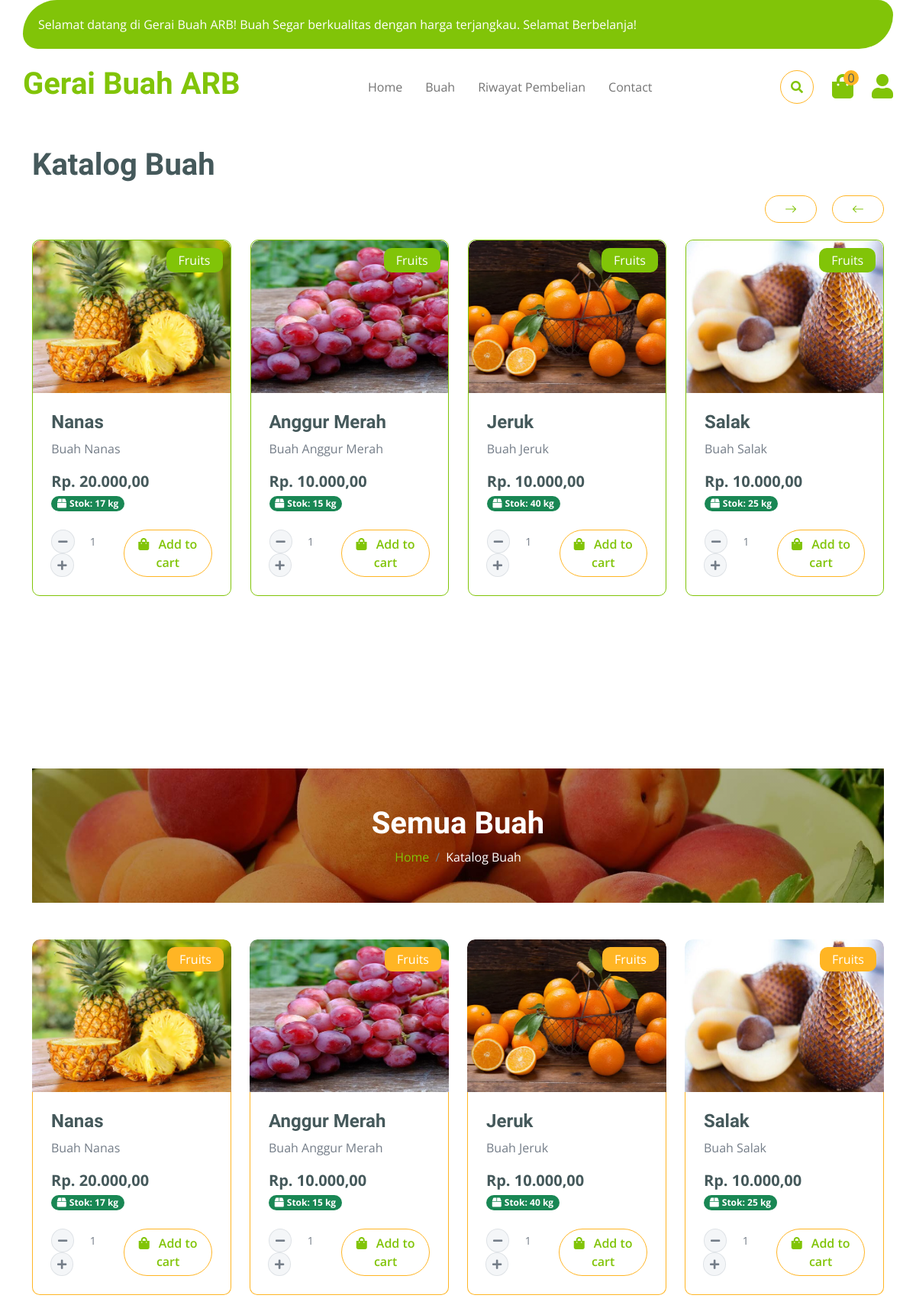
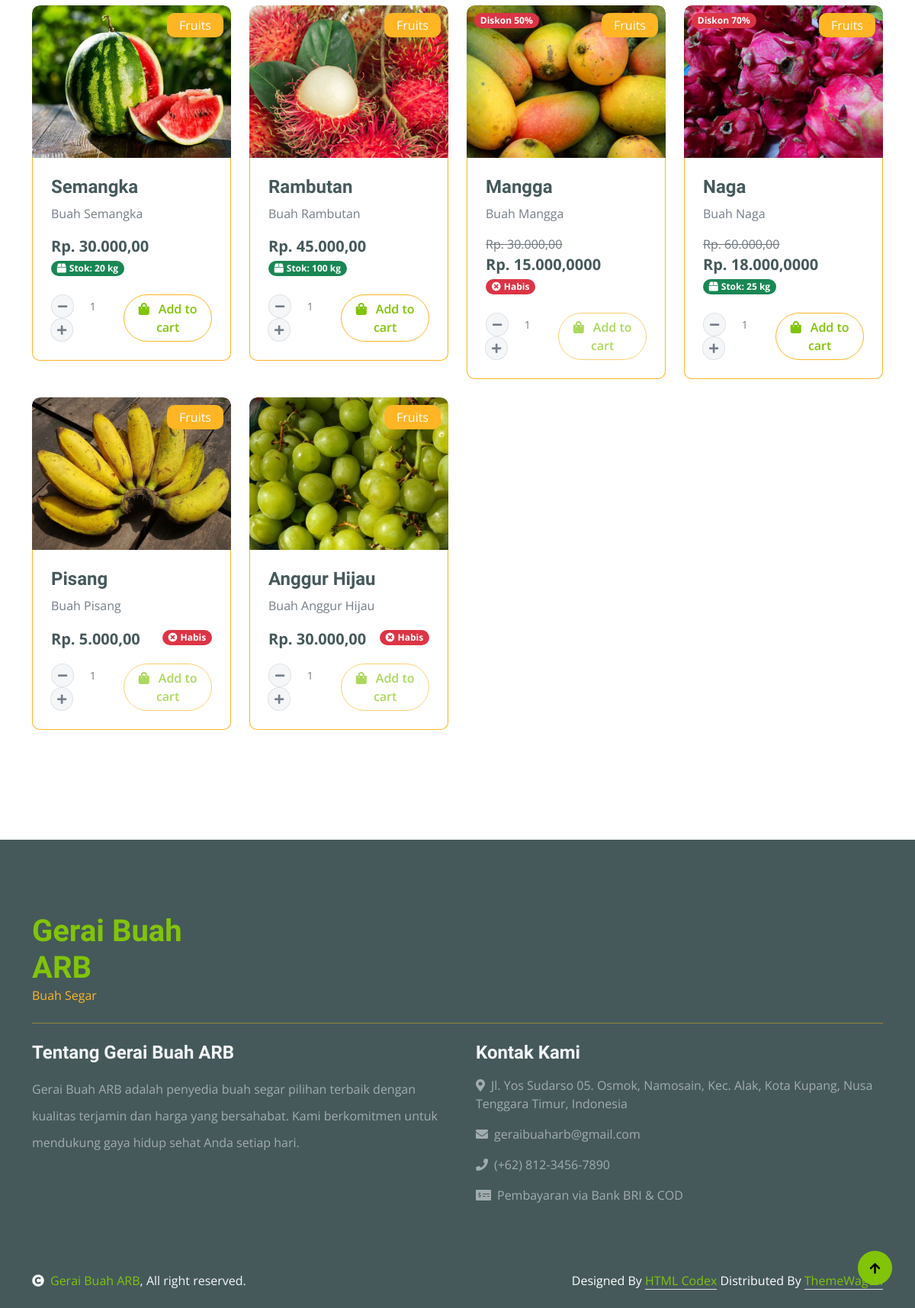
The app's page /shop/ with its own data (2 pictures, top to bottom).
### core/models.py (models this page shows, shortened)
class Buah(models.Model):
    idBuah = models.AutoField(primary_key=True)
    namaBuah = models.CharField(max_length=50)
    fotoBuah = models.ImageField(upload_to='buah_images/')
    hargaBuah = models.DecimalField(max_digits=8, decimal_places=2)  # dalam ribu rupiah
    deskripsiBuah = models.TextField()
    diskon = models.DecimalField(max_digits=3, decimal_places=2, default=0)  # dalam persen
    lamaKesegaraan = models.IntegerField()  # dalam hari max_length=2
    class Meta:
        verbose_name_plural = "Buah"
    @property
    def stokBuah(self):
        return sum(
            detailPengadaan.kuantitas for detailPengadaan in self.detail_pengadaan.filter(status=True)
        )

class DetailPengadaan(models.Model):
    idDetailPengadaan = models.AutoField(primary_key=True)
    idPengadaan = models.ForeignKey(Pengadaan, on_delete=models.CASCADE)
    idBuah = models.ForeignKey(Buah, on_delete=models.CASCADE, related_name="detail_pengadaan")
    kuantitas = models.IntegerField()  # max_length=4
    subHarga = models.DecimalField(max_digits=9, decimal_places=2)  # dalam ribu rupiah
    tanggalMasuk = models.DateField(auto_now_add=True)
    status = models.BooleanField(default='True')
    class Meta:
        verbose_name_plural = "Detail Pengadaan"

### core/views.py (the view)
# urls.py: path('shop/', views.buah, name='buah'),
def buah(request):
    query = request.GET.get('q', '').strip()
    if query:
        buah_list = Buah.objects.filter(namaBuah__icontains=query)
    else:
        buah_list = Buah.objects.all()
    for b in buah_list:
        if b.diskon:
            b.harga_setelah_diskon = b.hargaBuah - (b.hargaBuah * b.diskon)
            b.diskon_persen = int(b.diskon * 100)
        else:
            b.harga_setelah_diskon = b.hargaBuah
            b.diskon_persen = 0
    return render(request, 'core/buah.html', {'buah_list': buah_list, 'search_query': query})

### core/context_processors.py (called while the page is built, shortened)
def kesegaran_alert(request):
    kritis_buah = []
    peringatan_buah = []
    total_alerts = 0
    default_context = {
        'kritis_buah': kritis_buah,
        'peringatan_buah': peringatan_buah,
        'total_alerts': total_alerts,
    }
    if not request.user.is_authenticated or not request.user.is_staff:
        return default_context

### core/templates/core/buah.html (shortened to what this page needs)
{% extends "core/index.html" %}
{% load static %}
{% load humanize %}
{% block content %}
<div class="container-fluid fruite vesitable py-5">
  <div class="container py-5 mt-5">
    <h1 class="mb-4 mt-5">Katalog Buah</h1>
    <div class="owl-carousel vegetable-carousel justify-content-center">
      {% for b in buah_list %}
      <div
        class="border border-primary rounded position-relative vesitable-item"
      >
        <div class="vesitable-img position-relative">
          <img
            src="{{ b.fotoBuah.url }}"
            class="img-fluid w-100 rounded-top"
            alt="{{ b.namaBuah }}"
            style="width: 600px; height: 200px; object-fit: cover;"
          />
        </div>
        <div
          class="text-white bg-primary px-3 py-1 rounded position-absolute"
          style="top: 10px; right: 10px"
        >
          Fruits
        </div>
        <div class="p-4 rounded-bottom">
          <h4>{{ b.namaBuah }}</h4>
          <p>{{ b.deskripsiBuah }}</p>
          <div class="d-flex justify-content-between flex-wrap align-items-center">
            <div>
              {% if b.diskon_persen > 0 %}
              <p class="mb-0 text-muted text-decoration-line-through">
                Rp. {{ b.hargaBuah|intcomma }}
              </p>
              <p class="mb-0 text-dark fs-5 fw-bold">
                Rp. {{ b.harga_setelah_diskon|intcomma }}
              </p>
              {% else %}
              <p class="text-dark fs-5 fw-bold mb-0">
                Rp. {{ b.hargaBuah|intcomma }}
              </p>
              {% endif %}
            </div>
            <div class="mb-2">
              {% if b.stokBuah > 0 %}
                <span class="badge bg-success"><i class="fas fa-box me-1"></i>Stok: {{ b.stokBuah }} kg</span>
              {% else %}
                <span class="badge bg-danger"><i class="fas fa-times-circle me-1"></i>Habis</span>
              {% endif %}
            </div>
          <div class="mt-3">
            <form action="{% url 'tambah_ke_keranjang' b.idBuah %}" method="POST">
              <div class="d-flex align-items-center justify-content-between">
                <div class="input-group quantity" style="width: 130px;">
                  <div class="input-group-btn">
                    <button type="button" class="btn btn-sm btn-minus rounded-circle bg-light border" onclick="event.preventDefault(); event.stopImmediatePropagation(); var inp = this.closest('.quantity').querySelector('input'); var val = parseInt(inp.value); if(val > 1) { inp.value = val - 1; }">
                      <i class="fa fa-minus"></i>
                    </button>
                  </div>
                  <input type="number" name="qty" class="form-control form-control-sm text-center border-0 bg-transparent" value="1" min="1" max="{{ b.stokBuah }}" style="box-shadow: none; min-width: 60px; text-align: center; padding: 5px;">
                  <div class="input-group-btn">
                    <button type="button" class="btn btn-sm btn-plus rounded-circle bg-light border" onclick="event.preventDefault(); event.stopImmediatePropagation(); var inp = this.closest('.quantity').querySelector('input'); var val = parseInt(inp.value); var max = parseInt(inp.max) || 9999; if(val < max) { inp.value = val + 1; }">
                      <i class="fa fa-plus"></i>
                    </button>
                  </div>
                </div>
                <button type="submit" class="btn border border-secondary rounded-pill px-3 text-primary" {% if b.stokBuah <= 0 %}disabled{% endif %}>
                  <i class="fa fa-shopping-bag me-2 text-primary"></i> Add to cart
                </button>
              </div>
            </form>
          </div>
          </div>
        </div>
      </div>
      {% endfor %}
    </div>
    <div class="container-fluid page-header py-5 mt-5">
      <h1 class="text-center text-white display-6">Semua Buah</h1>
      <ol class="breadcrumb justify-content-center mb-0">
        <li class="breadcrumb-item"><a href="{%  url 'index' %}">Home</a></li>
        <li class="breadcrumb-item active text-white">Katalog Buah</li>
      </ol>
    </div>
    <div class="tab-content mt-5">
      <div id="tab-1" class="tab-pane fade show p-0 active">
        <div class="row g-4">
          <div class="col-lg-12">
            <div class="row g-4">
              {% for b in buah_list %}
              <div class="col-md-6 col-lg-4 col-xl-3">
                <div class="rounded position-relative fruite-item">
                  <div class="fruite-img position-relative">
                    <img
                      src="{{ b.fotoBuah.url }}"
                      class="img-fluid w-100 rounded-top"
                      alt="{{ b.namaBuah }}"
                      style="width: 600px; height: 200px; object-fit: cover;"
                    />
                    {% if b.diskon_persen > 0 %}
                    <span
                      class="badge bg-danger position-absolute"
                      style="top: 10px; left: 10px;"
                    >
                      Diskon {{ b.diskon_persen }}%
                    </span>
                    {% endif %}
                  </div>
                  <div
                    class="text-white bg-secondary px-3 py-1 rounded position-absolute"
                    style="top: 10px; right: 10px"
                  >
                    Fruits
                  </div>
                  <div
                    class="p-4 border border-secondary border-top-0 rounded-bottom"
                  >
                    <h4>{{ b.namaBuah }}</h4>
                    <p>{{ b.deskripsiBuah }}</p>
                    <div class="d-flex justify-content-between flex-wrap align-items-center">
                      <div>
                        {% if b.diskon_persen > 0 %}
                        <p class="mb-0 text-muted text-decoration-line-through">
                          Rp. {{ b.hargaBuah|intcomma }}
                        </p>
                        <p class="mb-0 text-dark fs-5 fw-bold">
                          Rp. {{ b.harga_setelah_diskon|intcomma }}
                        </p>
                        {% else %}
                        <p class="text-dark fs-5 fw-bold mb-0">
                          Rp. {{ b.hargaBuah|intcomma }}
                        </p>
                        {% endif %}
                      </div>
                      <div class="mb-2">
                        {% if b.stokBuah > 0 %}
                          <span class="badge bg-success"><i class="fas fa-box me-1"></i>Stok: {{ b.stokBuah }} kg</span>
                        {% else %}
                          <span class="badge bg-danger"><i class="fas fa-times-circle me-1"></i>Habis</span>
                        {% endif %}
                      </div>
                      <div class="mt-3 w-100">
                        <form action="{% url 'tambah_ke_keranjang' b.idBuah %}" method="POST">
                          <div class="d-flex align-items-center justify-content-between">
                            <div class="input-group quantity" style="width: 130px;">
                              <div class="input-group-btn">
                                <button type="button" class="btn btn-sm btn-minus rounded-circle bg-light border" onclick="event.preventDefault(); event.stopImmediatePropagation(); var inp = this.closest('.quantity').querySelector('input'); var val = parseInt(inp.value); if(val > 1) { inp.value = val - 1; }">
                                  <i class="fa fa-minus"></i>
                                </button>
                              </div>
                              <input type="number" name="qty" class="form-control form-control-sm text-center border-0 bg-transparent" value="1" min="1" max="{{ b.stokBuah }}" style="box-shadow: none; min-width: 60px; text-align: center; padding: 5px;">
                              <div class="input-group-btn">
                                <button type="button" class="btn btn-sm btn-plus rounded-circle bg-light border" onclick="event.preventDefault(); event.stopImmediatePropagation(); var inp = this.closest('.quantity').querySelector('input'); var val = parseInt(inp.value); var max = parseInt(inp.max) || 9999; if(val < max) { inp.value = val + 1; }">
                                  <i class="fa fa-plus"></i>
                                </button>
                              </div>
                            </div>
                            <button type="submit" class="btn border border-secondary rounded-pill px-3 text-primary" {% if b.stokBuah <= 0 %}disabled{% endif %}>
                              <i class="fa fa-shopping-bag me-2 text-primary"></i> Add to cart
                            </button>
                          </div>
                        </form>
                      </div>
                    </div>
                  </div>
                </div>
              </div>
              {% endfor %}
            </div>
          </div>
        </div>
      </div>
    </div>
  </div>
</div>
{% endblock content %}

### core/static/css/style.css (style rules this page uses)
.btn { font-weight: 600; transition: .5s; }
.btn.border-secondary { transition: 0.5s; }
.page-header { position: relative; background: linear-gradient(rgba(0, 0, 0, 0.3), rgba(0, 0, 0, 0.3)), url(../img/cart-page-header-img.jpg); background-position: center center; background-repeat: no-repeat; background-size: cover; }
@media (min-width: 992px) { .hero-header, .page-header { margin-top: 152px !important; } }
.fruite .fruite-item { height: 100%; transition: 0.5s; }
.fruite .fruite-item .fruite-img { overflow: hidden; transition: 0.5s; border-radius: 10px 10px 0 0; }
.fruite .fruite-item .fruite-img img { transition: 0.5s; }
.vesitable .vesitable-item { height: 100%; transition: 0.5s; }
.vesitable .vesitable-item .vesitable-img { overflow: hidden; transition: 0.5s; border-radius: 10px 10px 0 0; }
.vesitable .vesitable-item .vesitable-img img { transition: 0.5s; }

### records on screen
Buah: fotoBuah (picture), namaBuah "Nanas", deskripsiBuah "Buah Nanas", hargaBuah "20.000,00", stokBuah "17"
Buah: fotoBuah (picture), namaBuah "Anggur Merah", deskripsiBuah "Buah Anggur Merah", hargaBuah "10.000,00", stokBuah "15"
Buah: fotoBuah (picture), namaBuah "Jeruk", deskripsiBuah "Buah Jeruk", hargaBuah "10.000,00", stokBuah "40"
Buah: fotoBuah (picture), namaBuah "Salak", deskripsiBuah "Buah Salak", hargaBuah "10.000,00", stokBuah "25"
Buah: fotoBuah (picture), namaBuah "Semangka", deskripsiBuah "Buah Semangka", hargaBuah "30.000,00", stokBuah "20"
Buah: fotoBuah (picture), namaBuah "Rambutan", deskripsiBuah "Buah Rambutan", hargaBuah "45.000,00", stokBuah "100"
Buah: fotoBuah (picture), diskon_persen "50", namaBuah "Mangga", deskripsiBuah "Buah Mangga", hargaBuah "30.000,00", harga_setelah_diskon "15.000,0000", shows "Habis"
Buah: fotoBuah (picture), diskon_persen "70", namaBuah "Naga", deskripsiBuah "Buah Naga", hargaBuah "60.000,00", harga_setelah_diskon "18.000,0000", stokBuah "25"
Buah: fotoBuah (picture), namaBuah "Pisang", deskripsiBuah "Buah Pisang", hargaBuah "5.000,00", shows "Habis"
Buah: fotoBuah (picture), namaBuah "Anggur Hijau", deskripsiBuah "Buah Anggur Hijau", hargaBuah "30.000,00", shows "Habis"

### other values on screen
{{ request.session.cart|length|default:0 }} "0"
